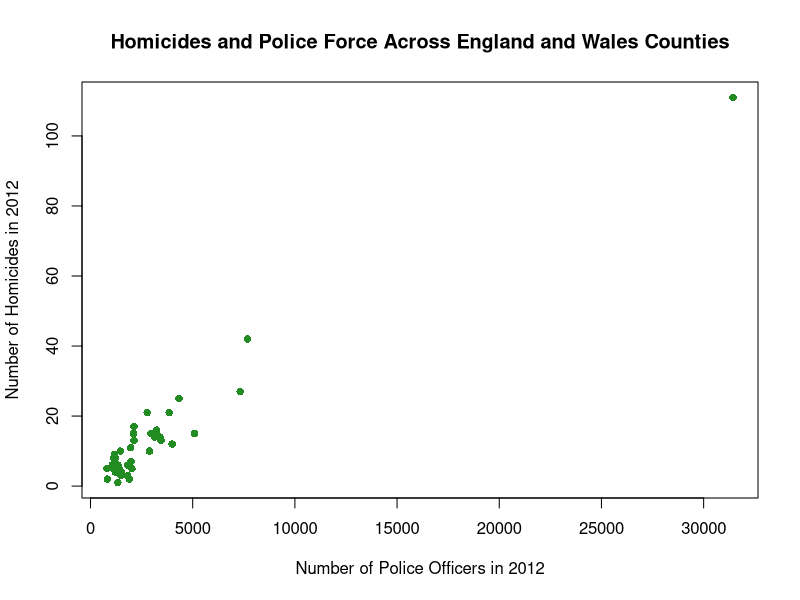
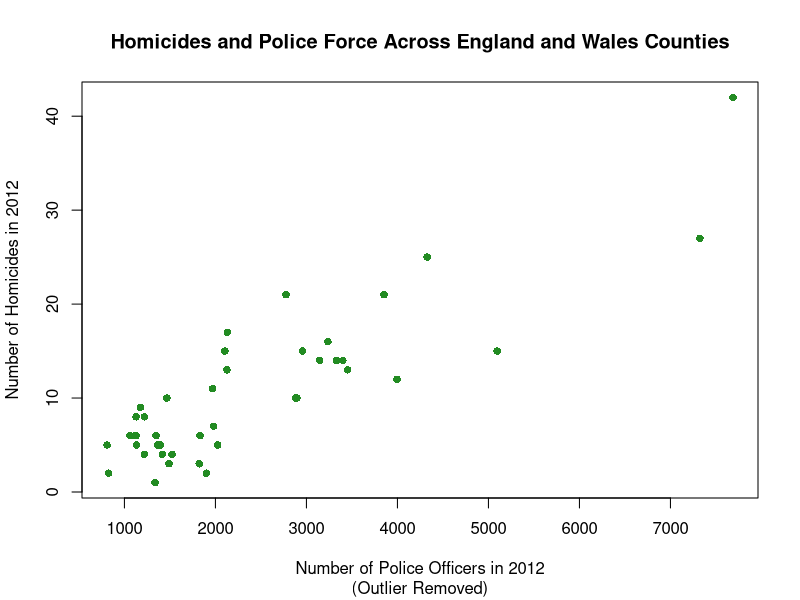
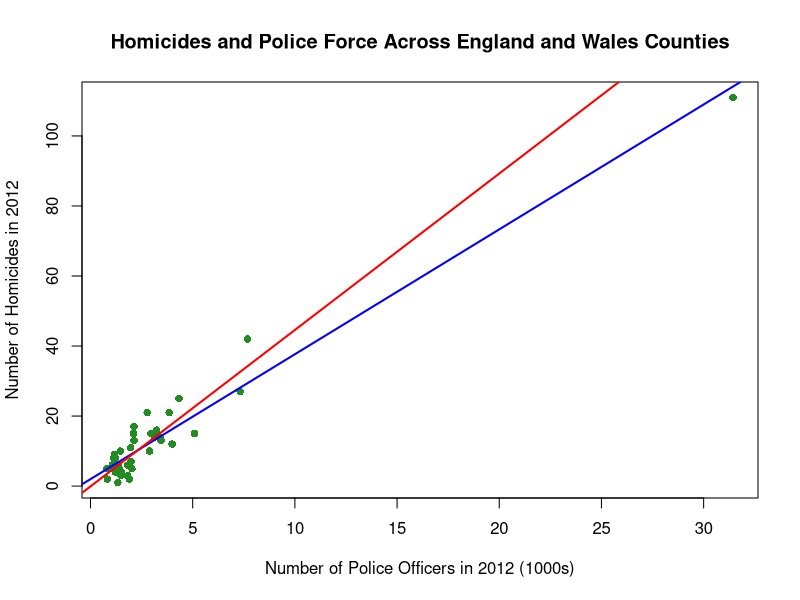

The R script that drew these images, in order:
#**********************************************************************************************
# Tutorial 6 Code
# By: David Byrne
# Objectives: Single Linear Regression Testing
#**********************************************************************************************


#**********************************************************************************************
# 1. SET WORKING DIRECTORY

## Set the working directory for the tutorial file
setwd("/Users/byrned/Dropbox/Teaching/20001/Tutorials/Tutorial6")


#**********************************************************************************************
# 2. REGRESSION: HEIGHT AND EARNINGS: lm(), confint(), coef()

# A. LOAD DATA

## Load dataset on income and height
mydata1=read.csv(file="tute6_height.csv")

## List the variables in the dataset named mydata1
names(mydata1)

## Dimension of the dataset
# 17870 observations (workers)
# 6 variables: id, earnings, height, weight, sex, age
dim(mydata1)


# B. REGRESSIONS AND CONFIDENCE INTERVALS

# Regression output using the linear model lm() function reports OLS regression coefficient
# standard errors, t-statistics ("t-value"), and p-value (P(>|t|)) for the 2-sided hypothesis
# test that the OLS slope coefficient or estimate is equal to 0
# with stars indicating statistical significance at various levels of significance, 
# in particular <0.001, 0.001, 0.01, 0.05, 0.1

## Regression of earnings on height
earn_reg1=lm(earnings~height,data=mydata1)
summary(earn_reg1)

# 2.A Confidence Intervals

# We can also compute confidence intervals (CIs) after estimating an OLS model with lm() with the
# confint() command. The command has the following structure: confint(reg,xvar,level=X) where
  # 'reg' is the regression you want to compute the CI based on
  # 'xvar' is the independent variable in the regression you want to compute the CI for
  # 'level=X' is the level of confidence you want to specific

## 95% CI for the OLS slope coefficient on height from earn_reg1 regression
confint(earn_reg1, 'height', level=0.95)

## 90% CI for the OLS slope coefficient on height from earn_reg1 regression
confint(earn_reg1, 'height', level=0.90)

## 99% CI for the OLS slope coefficient on height from earn_reg1 regression
confint(earn_reg1, 'height', level=0.99)

## 95% CI for the OLS intercept from earn_reg1 regression
confint(earn_reg1, '(Intercept)', level=0.95)


# 2.B Confidence Intervals by Hand

# 95% CI for the OLS slope coefficient computed by hand
# To do this, we first need to get the regression coefficients
# from our earn_reg1 regression. We do this using the coef() command

## Obtain regression coefficients from earn_reg1 regression
beta=coef(summary(earn_reg1))[, "Estimate"] 
# beta[1] is OLS estimate of intercept
# beta[2] is OLS estimate of slope

## Obtain standard errors from coefficients earn_reg1 regression
se=coef(summary(earn_reg1))[, "Std. Error"] 
# se[1] is standard error of OLS estimate of intercept
# se[2] is standard error of OLS estimate of slope

## Compute 95% CI of the regression slope coefficient by hand
CI95_low=beta[2]-1.96*se[2]    # lower bound of 95% CI
CI95_upp=beta[2]+1.96*se[2]    # upper bound of 95% CI
# Compare CI95_low and CI95_upp to the output from confint(earn_reg1, 'height', level=0.95)
# and verify the numbers are close (they differ because -1.96/1.96 is an approximation to 
# the exact 2.5 and 97.5 percentiles of the N(0,1) distribution)


# 2.C Alternative Confidence Intervals for Various Changes in the Independent Variable

# Alternative CI for change
# A useful feature of having computed the CI by hand is we can easily compute the CI now 
# for the impact of different changes in height on earnings, and not just one-unit changes
# which is what RStudio provides by default

## 95% CI for increasing height by 100cm on earnings
CI95_low_100=100*(beta[2]-1.96*se[2])    # lower bound of 95% CI
CI95_upp_100=100*(beta[2]+1.96*se[2])    # upper bound of 95% CI
paste("95% CI lower bound for 100cm increase in earnings is: ", CI95_low_100)
paste("95% CI upper bound for 100cm increase in earnings is: ", CI95_upp_100)

# 2.D Alternative Hypothesis Tests

# Another useful feature of having retrieved our OLS regression estimates and standard errors
# using the coef() command above is we can also easily compute t-statistics for alternative
# hypothesis tests, and not just hypothesis tests of the null that a coefficient equals 0,
# which is what RStudio (and virtually all programs) do as a default

## t-statistic and p-value for null that slope=0.05
tstat1=(beta[2]-0.05)/se[2]
pval1=2*pnorm(-abs(tstat1))
paste("pvalue for 2-sided test of null that slope=0.05 is:", pval1)
# Reject null, p-value (pval1) <0.000001

## t-statistic and p-value for null that slope=0.03
tstat2=(beta[2]-0.03)/se[2]
pval2=2*pnorm(-abs(tstat2))
paste("pvalue for 2-sided test of null that slope=0.03 is:", pval2)
# Fail to reject null, p-value (pval2)=0.280


#**********************************************************************************************
# 2. REGRESSION: HOMICIDES AND POLICE

# A. LOAD DATA
## Load dataset on income and height
mydata2=read.csv(file="tute6_crime.csv")


# B. DESCRIPTIVES

## Summary Statistics
summary(mydata2)
# So a typical county had 3066 police offices and 13 homicides in 2012
# The range is considerable: min police and homicides is 809 and 1
# The max police and homicides is 31435 and 111 (!)

## Scatter plot of homicides and police numbers
pdf("q2_scat_homicides_police1.pdf")
plot(mydata2$police,mydata2$homicides,
     main="Homicides and Police Force Across England and Wales Counties",
     xlab="Number of Police Officers in 2012",
     ylab="Number of Homicides in 2012",
     col="forestgreen",
     pch=16)
dev.off()

# The first scatter plot highlights potential outlier with more than 100 homicides
# and more than 30000 police in the 'Metropolitan Police' county, which is London
# The key question here is whether London should be included in the analysis with 
# all the other counties which are far less populous. 

## Scatter plot removing potential outlier
pdf("q2_scat_homicides_police2.pdf")
plot(mydata2$police[mydata2$homicides<100],mydata2$homicides[mydata2$homicides<100],
     main="Homicides and Police Force Across England and Wales Counties",
     sub="(Outlier Removed)",
     xlab="Number of Police Officers in 2012",
     ylab="Number of Homicides in 2012",
     col="forestgreen",
     pch=16)
dev.off()


# C. REGRESSIONS AND VARIABLE SCALING

# C.1 Variable Scaling

## Single Linear Regression of Homocides and Police with 95% Confidence Interval
crime_reg1=lm(homicides~police, data=mydata2)
summary(crime_reg1)
confint(crime_reg1, 'police', level=0.95)

# Notice in the first regression crime_reg1 that the OLS slope coefficient estimate is 0.0035662
# The interpretation of this is increasing the number of police officers by 1 has a corresponding 
# increase in number of homicides of 0.003 that is statistically significant at the 1% level
# While this interpretation and inference is valid, it is somewhat useless
# The reason for this is the scaling of the OLS estimate is poor. More specifically,
# the number of 0's after the decimal and preceding the first decimal of interest (3) is an example
# of poor scaling of the independent variable, police. The scaling problem also affects the 95% CI. 
# The reason this scaling problem occurs is the number police officers is in the 1000's while
# the number of homicides are almost all less than 100
# So the very small regression coefficientof 0.0035662 in the crime_reg1 results reflects the 
# difference in the scale of the dependent and independent variables

# To generate more economically meaningful results, it is helpful to construct a re-scaled 
# independent variable, police, in terms of 1000's of policy. Re-scalling in this way allows
# the dependent and independent variable to have the same scale. 

## Construct re-scalled police independent variable in terms of 1000's of police
mydata2$police_1000=mydata2$police/1000     # save the re-scaled police variable in mydata2
summary(mydata2)
# Notice how with the summary statistics police_1000 now shows up with a mean of 
# 3.066 (which means 3066 police on average) which has a similar scale as the mean 
# of homicides in the sample of 12.93

## Re-run our homicides and police regression with our re-scaled police_1000 regressor
## and compute the 95% confidence interval
crime_reg2=lm(homicides~police_1000, data=mydata2)
summary(crime_reg2)
confint(crime_reg2, 'police_1000', level=0.95)
# Notice how now our OLS regression coefficient estiamte is now 3.5662 which has the 
# interpretation if you increase the number of police officers by 1000 there is a 
# corresponding statistically significant 3.5662 (or just 3.57) increase in the number of homicides, 
# which is a much easier set of results to interpret without scaling problems. The results are
# identical to the unscaled results, but are much more effective for interpretation

# As a general rule, always re-scale variables if needed to avoid having many leading
# or trailing zeros. Aim to have a most one trailing 0 before the decimal or one
# leading zero after the 0 in all of your regression results. So regression coefficients
# like 3000, 300, 0.003, or 0.0003 typically suffer from scaling problems, while coefficients
# like 30, 3, 0.3 or 0.03 do not typically have scaling problems


# C.2 Outliers

# Recall from our scatter plot above "q2_scat_homicides_police1.pdf" that 'Metropolitan Police'
# is a potential outlier. Let's look at the influence of the outlier on our results using 
# re-scaled police numbers throughout

## Regression results without potential outlier
crime_reg3=lm(homicides[homicides<100]~police_1000[homicides<100], data=mydata2)
summary(crime_reg3)
confint(crime_reg3, 'police_1000[homicides < 100]', level=0.95)
# We still obtain a statistically significant impact at the 1% level which has the 
# interpretation that increasing the number of police officers by 1000 has a corresponding
# 4.47 increase in the number of homicides, which compares to our original estimate of 3.57 
# above. Quantitatively, this is large increase in the OLS regression coefficient. In particular,
# removing the outlier increases the magnitude of the OLS regression coefficient estimate
# by 100 x (4.47-3.57)/3.57 = 25.2%, which is a large magnitude difference. We should 
# drop the London-based outlier given this large change.

# We can visualise the change in the regression results by plotting our scatter plot
# for police officers and homicides and our predicted regression lines for our
# crime_reg2 and crime_reg3 results. Notice that the scatter plot is now based on the 
# scaled number of police officers in 1000's variable, police_1000.

## Plotting the impact of the oulier on regression results, highlighting the outlier's impact
pdf("q2_scat_homicides_police3.pdf")
plot(mydata2$police_1000,mydata2$homicides,
     main="Homicides and Police Force Across England and Wales Counties",
     xlab="Number of Police Officers in 2012 (1000s)",
     ylab="Number of Homicides in 2012",
     col="forestgreen",
     pch=16)
abline(crime_reg2, col="blue", lwd=2)
abline(crime_reg3, col="red", lwd=2)
dev.off()

